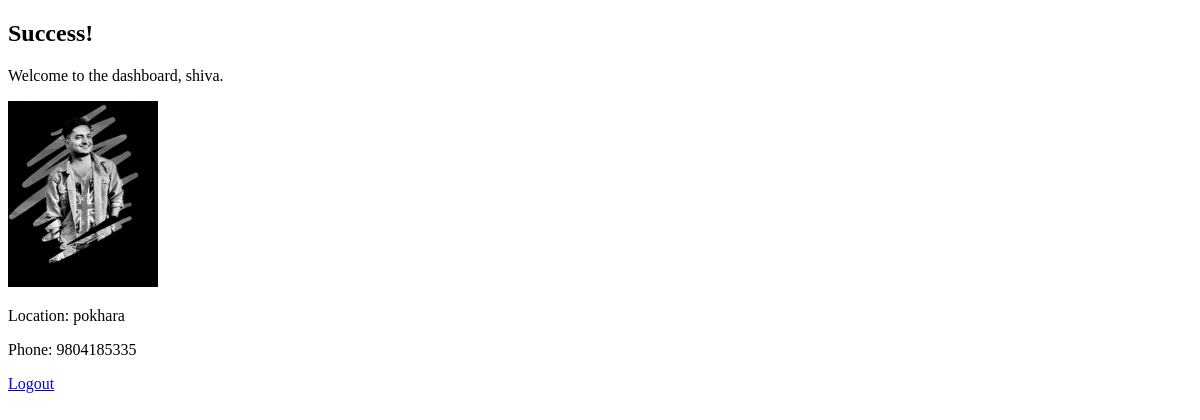
The page /users/dashboard/ (signed in) on the database as committed earlier.
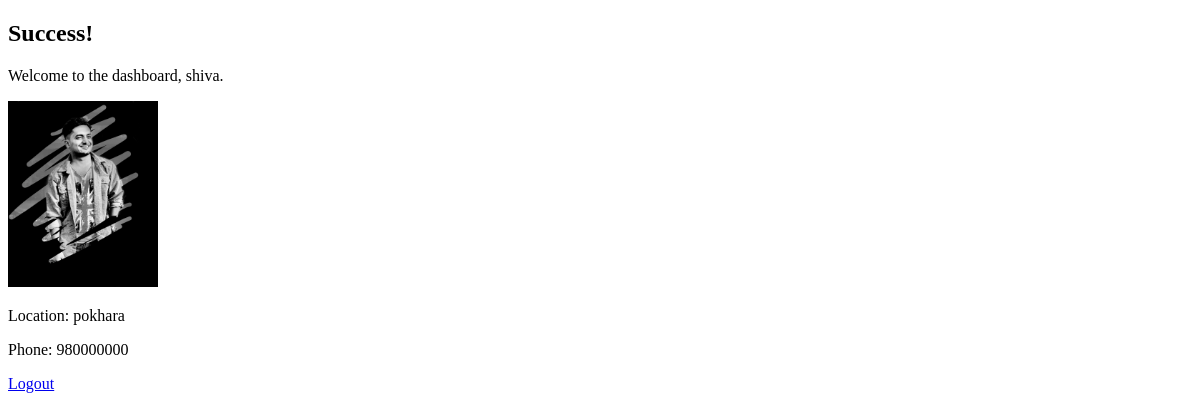
The same page on the database as committed later.
### usersapp/models.py (models this page shows, shortened)
class Profile(models.Model):
    user = models.OneToOneField(User, on_delete=models.CASCADE)
    image = models.ImageField(upload_to='profile_images/', blank=True)
    location = models.CharField(max_length=100, blank=True)
    phone = models.CharField(max_length=15, blank=True)
    email = models.EmailField(blank=True, null=True)
    date_of_birth = models.DateField(blank=True, null=True)

### usersapp/views.py (the view)
# urls.py: path('dashboard/', views.dashboard, name='dashboard'),
@login_required
def dashboard(request):
    try:
        profile = Profile.objects.get(user=request.user)
    except Profile.DoesNotExist:
        profile = None
    return render(request, 'dashboard.html', {'profile': profile})

### templates/dashboard.html (shortened to what this page needs)
<!DOCTYPE html>
<html>
<head>
</head>
<body>
    <h2>Success!</h2>
    <p>Welcome to the dashboard, {{ profile.user.username }}.</p>
    <p>
        {% if profile.image %}
            <img src="{{ profile.image.url }}" alt="Profile Image" style="max-width: 150px;">
        {% else %}
            No profile image available.
        {% endif %}
    </p>
        <p>Location: {{ profile.location }}</p>
    <p>Phone: {{ profile.phone }}</p>
    <p><a href="{% url 'logout' %}">Logout</a></p>
</body>
</html>

Rows that differ between the two databases and show on the page:
changed Profile "pokhara": phone "9804185335" → "980000000"
